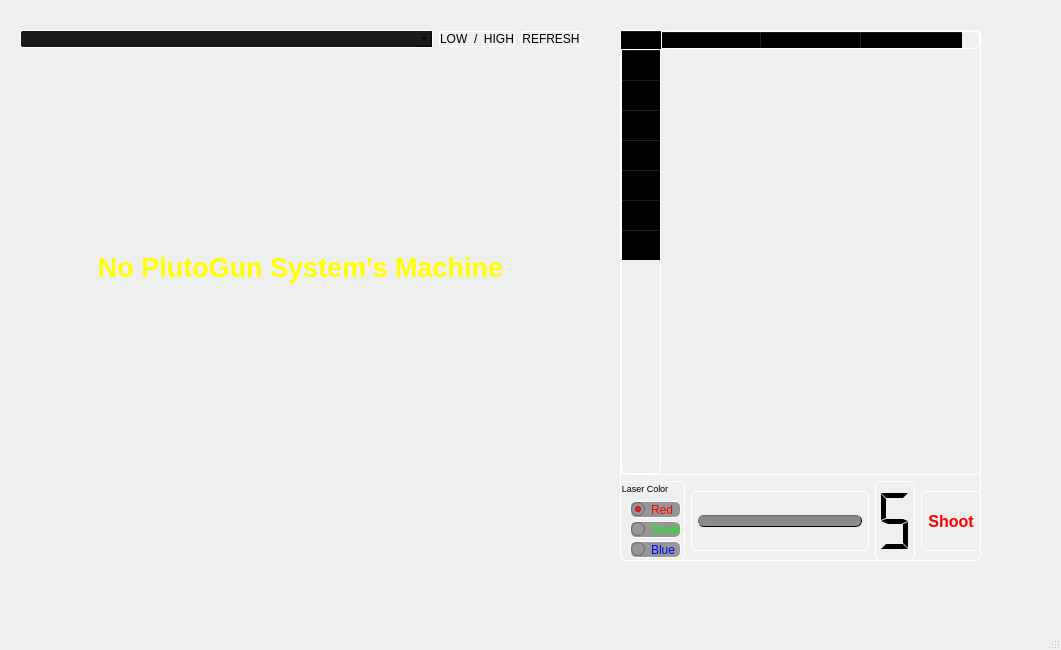
<?xml version="1.0" encoding="UTF-8"?>
<ui version="4.0">
 <class>MainWindow</class>
 <widget class="QMainWindow" name="MainWindow">
  <property name="enabled">
   <bool>true</bool>
  </property>
  <property name="geometry">
   <rect>
    <x>0</x>
    <y>0</y>
    <width>1061</width>
    <height>650</height>
   </rect>
  </property>
  <property name="minimumSize">
   <size>
    <width>0</width>
    <height>0</height>
   </size>
  </property>
  <property name="windowTitle">
   <string>PlutoGun</string>
  </property>
  <property name="styleSheet">
   <string notr="true">QMainWindow{
background: url(:/ui/StarWar.jpg);

}
</string>
  </property>
  <widget class="QWidget" name="CenterWidget">
   <property name="autoFillBackground">
    <bool>false</bool>
   </property>
   <property name="styleSheet">
    <string notr="true">background-color:transparent;
border-style: solid;</string>
   </property>
   <widget class="QWidget" name="widget_left" native="true">
    <property name="geometry">
     <rect>
      <x>20</x>
      <y>30</y>
      <width>561</width>
      <height>451</height>
     </rect>
    </property>
    <layout class="QVBoxLayout" name="verticalLayout">
     <item>
      <layout class="QVBoxLayout" name="Left_Layout" stretch="0,1">
       <item>
        <layout class="QGridLayout" name="gridLayout" columnstretch="4,0,0">
         <item row="0" column="1">
          <widget class="QPushButton" name="Low_High">
           <property name="styleSheet">
            <string notr="true">border-width: 1px;
border-style: solid;
border-color: white;
border-radius: 2px;</string>
           </property>
           <property name="text">
            <string>LOW  /  HIGH</string>
           </property>
          </widget>
         </item>
         <item row="0" column="2">
          <widget class="QPushButton" name="Refresh">
           <property name="styleSheet">
            <string notr="true">border-width: 1px;
border-style: solid;
border-color: white;
border-radius: 2px;</string>
           </property>
           <property name="text">
            <string>REFRESH</string>
           </property>
           <property name="-command" stdset="0">
            <string>&quot;print \&quot;s\&quot;&quot;</string>
           </property>
          </widget>
         </item>
         <item row="0" column="0">
          <widget class="QComboBox" name="comboBox">
           <property name="styleSheet">
            <string notr="true">border-width: 1px;
border-style: solid;
border-color: white;
border-radius: 2px;
background-color:rgb(27,27, 27);</string>
           </property>
          </widget>
         </item>
        </layout>
       </item>
       <item>
        <widget class="QLabel" name="tmp_label">
         <property name="font">
          <font>
           <pointsize>20</pointsize>
           <weight>75</weight>
           <bold>true</bold>
           <underline>false</underline>
          </font>
         </property>
         <property name="styleSheet">
          <string notr="true">color:rgb(255, 255, 0);</string>
         </property>
         <property name="text">
          <string>No PlutoGun System's Machine</string>
         </property>
         <property name="alignment">
          <set>Qt::AlignCenter</set>
         </property>
        </widget>
       </item>
      </layout>
     </item>
    </layout>
   </widget>
   <widget class="QWidget" name="widget_right" native="true">
    <property name="geometry">
     <rect>
      <x>620</x>
      <y>30</y>
      <width>361</width>
      <height>531</height>
     </rect>
    </property>
    <property name="sizePolicy">
     <sizepolicy hsizetype="Preferred" vsizetype="Preferred">
      <horstretch>0</horstretch>
      <verstretch>0</verstretch>
     </sizepolicy>
    </property>
    <property name="styleSheet">
     <string notr="true">border-width: 1px;
border-style: solid;
border-color: white;
border-radius: 6px;</string>
    </property>
    <layout class="QVBoxLayout" name="verticalLayout_4">
     <item>
      <layout class="QVBoxLayout" name="verticalLayout_2">
       <item>
        <widget class="QTableWidget" name="tableWidget">
         <property name="sizePolicy">
          <sizepolicy hsizetype="Expanding" vsizetype="Expanding">
           <horstretch>0</horstretch>
           <verstretch>0</verstretch>
          </sizepolicy>
         </property>
         <property name="minimumSize">
          <size>
           <width>150</width>
           <height>0</height>
          </size>
         </property>
         <property name="maximumSize">
          <size>
           <width>16777215</width>
           <height>16777215</height>
          </size>
         </property>
         <property name="autoFillBackground">
          <bool>true</bool>
         </property>
         <property name="styleSheet">
          <string notr="true"/>
         </property>
         <property name="frameShape">
          <enum>QFrame::WinPanel</enum>
         </property>
         <property name="autoScroll">
          <bool>false</bool>
         </property>
         <attribute name="horizontalHeaderStretchLastSection">
          <bool>false</bool>
         </attribute>
         <row>
          <property name="text">
           <string>新建行</string>
          </property>
         </row>
         <row>
          <property name="text">
           <string>新建行</string>
          </property>
         </row>
         <row>
          <property name="text">
           <string>新建行</string>
          </property>
         </row>
         <row>
          <property name="text">
           <string>新建行</string>
          </property>
         </row>
         <row>
          <property name="text">
           <string>新建行</string>
          </property>
         </row>
         <row>
          <property name="text">
           <string>新建行</string>
          </property>
         </row>
         <row>
          <property name="text">
           <string>新建行</string>
          </property>
         </row>
         <column>
          <property name="text">
           <string>Laser</string>
          </property>
         </column>
         <column>
          <property name="text">
           <string>Vis</string>
          </property>
         </column>
         <column>
          <property name="text">
           <string>Speed</string>
          </property>
         </column>
        </widget>
       </item>
       <item>
        <layout class="QGridLayout" name="gridLayout_2">
         <item row="0" column="2">
          <widget class="QLCDNumber" name="lcdNumber">
           <property name="minimumSize">
            <size>
             <width>40</width>
             <height>40</height>
            </size>
           </property>
           <property name="palette">
            <palette>
             <active>
              <colorrole role="Button">
               <brush brushstyle="SolidPattern">
                <color alpha="0">
                 <red>0</red>
                 <green>0</green>
                 <blue>0</blue>
                </color>
               </brush>
              </colorrole>
              <colorrole role="Base">
               <brush brushstyle="SolidPattern">
                <color alpha="0">
                 <red>0</red>
                 <green>0</green>
                 <blue>0</blue>
                </color>
               </brush>
              </colorrole>
              <colorrole role="Window">
               <brush brushstyle="SolidPattern">
                <color alpha="0">
                 <red>0</red>
                 <green>0</green>
                 <blue>0</blue>
                </color>
               </brush>
              </colorrole>
             </active>
             <inactive>
              <colorrole role="Button">
               <brush brushstyle="SolidPattern">
                <color alpha="0">
                 <red>0</red>
                 <green>0</green>
                 <blue>0</blue>
                </color>
               </brush>
              </colorrole>
              <colorrole role="Base">
               <brush brushstyle="SolidPattern">
                <color alpha="0">
                 <red>0</red>
                 <green>0</green>
                 <blue>0</blue>
                </color>
               </brush>
              </colorrole>
              <colorrole role="Window">
               <brush brushstyle="SolidPattern">
                <color alpha="0">
                 <red>0</red>
                 <green>0</green>
                 <blue>0</blue>
                </color>
               </brush>
              </colorrole>
             </inactive>
             <disabled>
              <colorrole role="Button">
               <brush brushstyle="SolidPattern">
                <color alpha="0">
                 <red>0</red>
                 <green>0</green>
                 <blue>0</blue>
                </color>
               </brush>
              </colorrole>
              <colorrole role="Base">
               <brush brushstyle="SolidPattern">
                <color alpha="0">
                 <red>0</red>
                 <green>0</green>
                 <blue>0</blue>
                </color>
               </brush>
              </colorrole>
              <colorrole role="Window">
               <brush brushstyle="SolidPattern">
                <color alpha="0">
                 <red>0</red>
                 <green>0</green>
                 <blue>0</blue>
                </color>
               </brush>
              </colorrole>
             </disabled>
            </palette>
           </property>
           <property name="frameShape">
            <enum>QFrame::Box</enum>
           </property>
           <property name="frameShadow">
            <enum>QFrame::Raised</enum>
           </property>
           <property name="smallDecimalPoint">
            <bool>false</bool>
           </property>
           <property name="digitCount">
            <number>1</number>
           </property>
           <property name="mode">
            <enum>QLCDNumber::Dec</enum>
           </property>
           <property name="segmentStyle">
            <enum>QLCDNumber::Flat</enum>
           </property>
           <property name="intValue" stdset="0">
            <number>5</number>
           </property>
          </widget>
         </item>
         <item row="0" column="1">
          <widget class="QSlider" name="horizontalSlider">
           <property name="minimumSize">
            <size>
             <width>0</width>
             <height>60</height>
            </size>
           </property>
           <property name="styleSheet">
            <string notr="true">            QSlider::groove:horizontal {
                 border: 1px inset qlineargradient(x1:0, y1:0, x2:0, y2:1, stop:0 #565656, stop:1 #848484);
                 border-radius: 6px;
                 height: 10px;
                 background: qlineargradient(x1:0, y1:0, x2:0, y2:1, stop:0 #848484, stop:1 #919191);
                 margin: 2px 6px;
             }

             QSlider::handle:horizontal {
                 background-color: rgba(0,0,0,0);
                 image: url(:/ui/slider_knob.png);
                 border: 0px;
                 width: 40px;
                 margin: -10px; 
                 border-radius:10px;
             }</string>
           </property>
           <property name="minimum">
            <number>1</number>
           </property>
           <property name="maximum">
            <number>9</number>
           </property>
           <property name="pageStep">
            <number>5</number>
           </property>
           <property name="value">
            <number>5</number>
           </property>
           <property name="orientation">
            <enum>Qt::Horizontal</enum>
           </property>
          </widget>
         </item>
         <item row="0" column="3">
          <widget class="QToolButton" name="Shoot_Gun">
           <property name="minimumSize">
            <size>
             <width>60</width>
             <height>60</height>
            </size>
           </property>
           <property name="maximumSize">
            <size>
             <width>60</width>
             <height>16777215</height>
            </size>
           </property>
           <property name="font">
            <font>
             <pointsize>12</pointsize>
             <weight>75</weight>
             <bold>true</bold>
            </font>
           </property>
           <property name="styleSheet">
            <string notr="true">color:rgb(255, 0, 0);
border-image: url(:/ui/slider_knob.png);
</string>
           </property>
           <property name="text">
            <string>Shoot</string>
           </property>
          </widget>
         </item>
         <item row="0" column="0">
          <widget class="QGroupBox" name="groupBox">
           <property name="minimumSize">
            <size>
             <width>65</width>
             <height>80</height>
            </size>
           </property>
           <property name="font">
            <font>
             <pointsize>7</pointsize>
            </font>
           </property>
           <property name="title">
            <string>Laser Color</string>
           </property>
           <widget class="QRadioButton" name="RedButton">
            <property name="geometry">
             <rect>
              <x>10</x>
              <y>20</y>
              <width>51</width>
              <height>17</height>
             </rect>
            </property>
            <property name="styleSheet">
             <string notr="true">color:rgb(255, 0, 0);background:rgb(150, 150, 150);</string>
            </property>
            <property name="text">
             <string>Red</string>
            </property>
            <property name="checked">
             <bool>true</bool>
            </property>
           </widget>
           <widget class="QRadioButton" name="BlueButton">
            <property name="geometry">
             <rect>
              <x>10</x>
              <y>60</y>
              <width>51</width>
              <height>17</height>
             </rect>
            </property>
            <property name="styleSheet">
             <string notr="true">color:rgb(0, 0, 255);
background:rgb(150, 150, 150);</string>
            </property>
            <property name="text">
             <string>Blue</string>
            </property>
           </widget>
           <widget class="QRadioButton" name="GreenButton">
            <property name="geometry">
             <rect>
              <x>10</x>
              <y>40</y>
              <width>51</width>
              <height>17</height>
             </rect>
            </property>
            <property name="styleSheet">
             <string notr="true">color:rgb(0, 255, 0);
background:rgb(150, 150, 150);</string>
            </property>
            <property name="text">
             <string>Green</string>
            </property>
           </widget>
          </widget>
         </item>
        </layout>
       </item>
      </layout>
     </item>
    </layout>
   </widget>
  </widget>
  <widget class="QMenuBar" name="menubar">
   <property name="geometry">
    <rect>
     <x>0</x>
     <y>0</y>
     <width>1061</width>
     <height>23</height>
    </rect>
   </property>
  </widget>
  <widget class="QStatusBar" name="statusbar"/>
 </widget>
 <resources>
  <include location="ui/resources.qrc"/>
 </resources>
 <connections>
  <connection>
   <sender>horizontalSlider</sender>
   <signal>valueChanged(int)</signal>
   <receiver>lcdNumber</receiver>
   <slot>display(int)</slot>
   <hints>
    <hint type="sourcelabel">
     <x>631</x>
     <y>523</y>
    </hint>
    <hint type="destinationlabel">
     <x>781</x>
     <y>484</y>
    </hint>
   </hints>
  </connection>
 </connections>
</ui>
